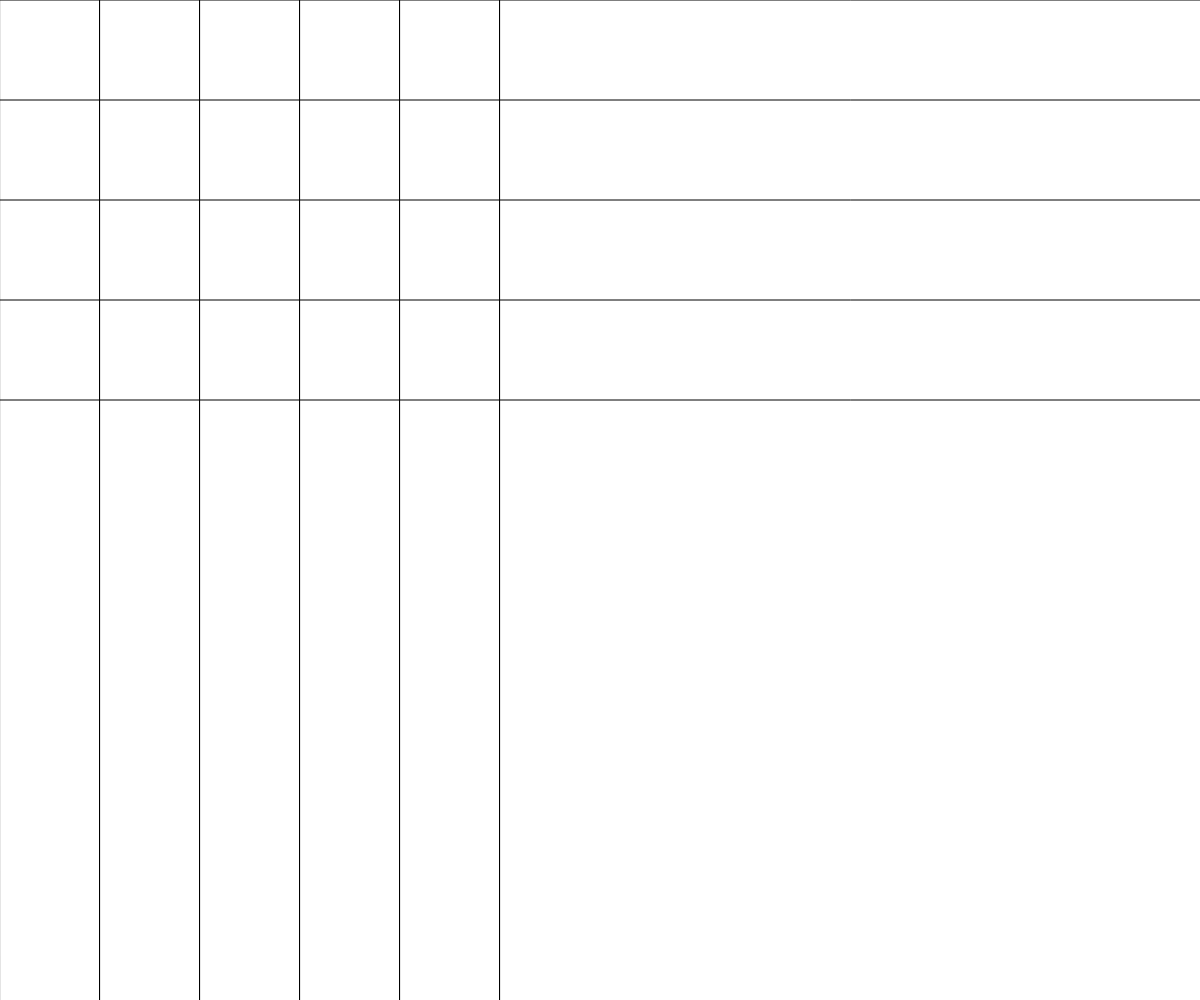
Frame 1 (no input)
Frame 60 (no input): identical to frame 1, image omitted
Frame 120 (the mouse pressed at the canvas centre since frame 60): blank canvas, image omitted

The p5.js sketch that drew this single still picture (run headless with seeded random() and noise() and a simulated clock; from frame 60 on, the mouse is pressed at the canvas centre):

// p5.js sketch
// ── sketch.js
// VSCode instellisense varible/function autocompletion:
/// <reference path="../../p5js/config/p5.global-mode.d.ts" />

let vertical;
let horizontal;

function setup() {
  createCanvas(windowWidth, windowHeight);
  colorMode(HSB, 100);
  rectMode(RADIUS);

  vertical = height/100;
  horizontal = width/100;
}

function draw() {
  background(200);
  for (var i = 0; i < horizontal; i++) {
    for (var j = 0; j < vertical; j++) {
      fill(mouseX/width*100*i/10, mouseY/height*100*j/10, 100);
      rect(width/horizontal*i, height/vertical*j, width/2-mouseX, height/2-mouseY);
    }
  }
}
